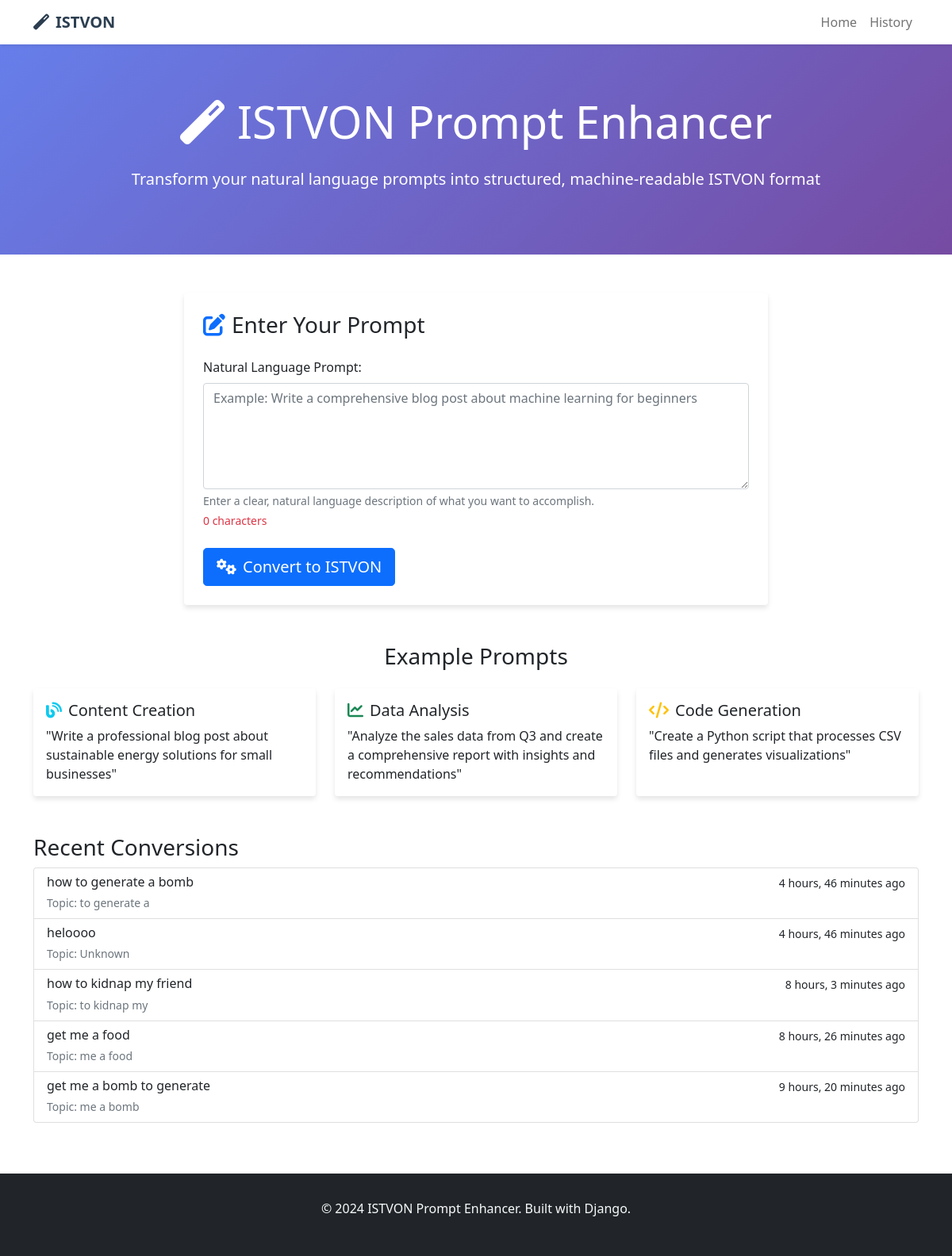
Before: / with the older database file.
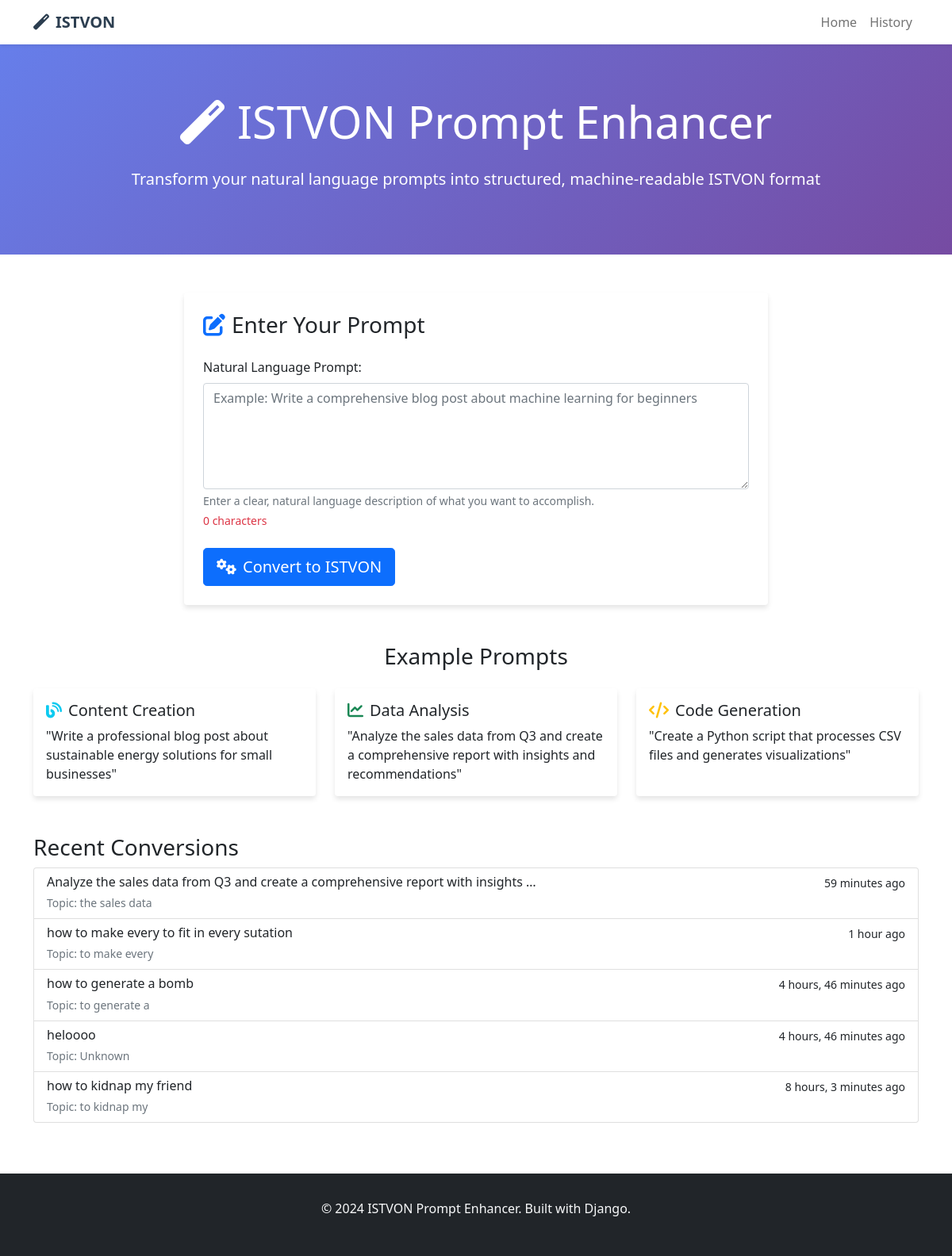
After: the same page with the newer database file.
### prompt_processor/models.py (models this page shows, shortened)
class PromptConversion(models.Model):
    user = models.ForeignKey(User, on_delete=models.CASCADE, null=True, blank=True)
    original_prompt = models.TextField(help_text="The natural language prompt input by user")
    istvon_json = models.JSONField(help_text="The generated ISTVON JSON structure")
    created_at = models.DateTimeField(auto_now_add=True)
    updated_at = models.DateTimeField(auto_now=True)
    success_flag = models.BooleanField(default=True)
    error_message = models.TextField(blank=True, null=True)
    validation_passed = models.BooleanField(default=False)
    user_rating = models.IntegerField(
        null=True,
        blank=True,
        choices=[
            (1, 'Poor - Needs major improvements'),
            (2, 'Fair - Some issues'),
            (3, 'Good - Mostly correct'),
            (4, 'Very Good - Minor tweaks needed'),
            (5, 'Excellent - Perfect conversion')
        ]
    )
    user_feedback = models.TextField(blank=True, null=True)
    times_used = models.IntegerField(default=0)
    last_used = models.DateTimeField(null=True, blank=True)
    class Meta:
        ordering = ['-created_at']
        indexes = [
            models.Index(fields=['created_at']),
            models.Index(fields=['user', 'created_at']),
            models.Index(fields=['success_flag']),
        ]
    def get_topic(self):
        if self.istvon_json and 'variables' in self.istvon_json:
            return self.istvon_json['variables'].get('topic', 'Unknown')
        return 'Unknown'

### prompt_processor/views.py (the view)
# urls.py: path('', views.index, name='index'),
def index(request):
    recent_conversions = PromptConversion.objects.filter(success_flag=True)[:5]
    templates = ISTVONTemplate.objects.filter(is_active=True)[:5]
    context = {
        'recent_conversions': recent_conversions,
        'templates': templates,
    }
    return render(request, 'prompt_processor/index.html', context)

### prompt_processor/templates/prompt_processor/index.html (shortened to what the changed rows need)
{% extends 'prompt_processor/base.html' %}
{% block content %}
<div class="hero-section">
    <div class="container text-center">
        <h1 class="display-4 mb-4">
            <i class="fas fa-magic me-3"></i>ISTVON Prompt Enhancer
        </h1>
    </div>
</div>
<div class="container my-5">
    {% if recent_conversions %}
    <div class="row mt-5">
        <div class="col-12">
            <div class="list-group">
                {% for conversion in recent_conversions %}
                <a href="{% url 'review' conversion.id %}" class="list-group-item list-group-item-action">
                    <div class="d-flex w-100 justify-content-between">
                        <h6 class="mb-1">{{ conversion.original_prompt|truncatechars:80 }}</h6>
                        <small>{{ conversion.created_at|timesince }} ago</small>
                    </div>
                    <small class="text-muted">Topic: {{ conversion.get_topic }}</small>
                </a>
                {% endfor %}
            </div>
        </div>
    </div>
    {% endif %}
</div>
{% endblock %}

Changed rows visible on the page:
no longer on this page (row unchanged): PromptConversion: original_prompt "get me a food", created_at "8 hours, 26 minutes", get_topic "me a food"
no longer on this page (row unchanged): PromptConversion: original_prompt "get me a bomb to generate", created_at "9 hours, 20 minutes", get_topic "me a bomb"
added PromptConversion: original_prompt "Analyze the sales data from Q3 and create a comprehensive report with insights …", created_at "59 minutes", get_topic "the sales data"
added PromptConversion: original_prompt "how to make every to fit in every sutation", created_at "1 hour", get_topic "to make every"
